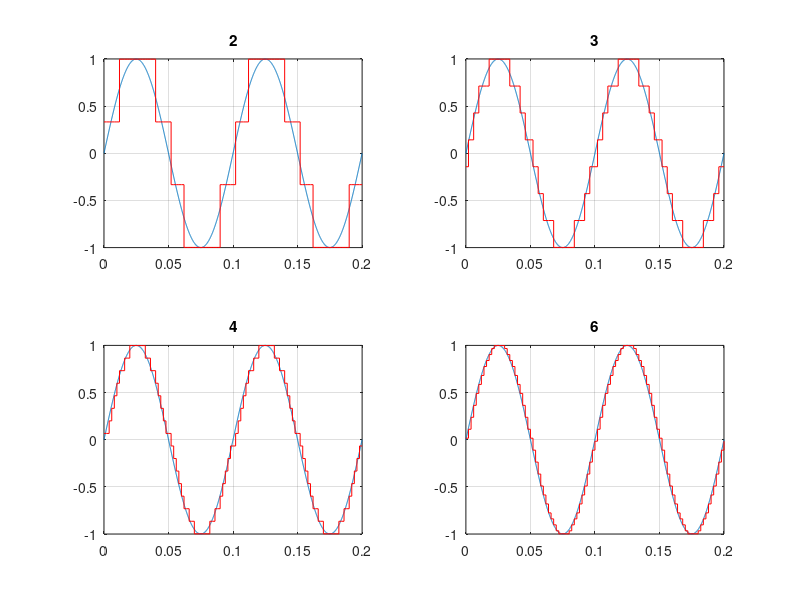

Reproduce this figure in MATLAB.
clear all
close all
clc

x = @(t)(sin(2*pi*10*t));
fs = 500;
t1 = 0:0.0001:2*(1/10);
x1 = x(t1);


t2 = 0:(1/fs):2*(1/10);
x2 = x(t2);

t3 = 0:(1/(2*fs)):2*(1/10);
x3 = interp1(t2,x2,t3);



%stem(t2,x2,'--g');
%plot(t3,x3,'--r');


%Quantization
for m=1:4
    bit = [2 3 4 6];
    levels = 2^bit(m);
    quantized_layers = linspace(min(x2),max(x2),levels);
    delta = abs(quantized_layers(1) - quantized_layers(2));
    xq = zeros(1,length(x2));
    xbin = zeros(1,length(x2));

    for i = 1:length(x2)
        for j = 1:length(quantized_layers)
            if((x2(i) >= quantized_layers(j)) && (x2(i) < (quantized_layers(j)+delta/2)))
                xq(i) = quantized_layers(j);
                xbin(i) =j-1;
            elseif((x2(i) >= (quantized_layers(j)+delta/2)) && (x2(i) <= quantized_layers(j+1)))
                xq(i) = quantized_layers(j+1);
                xbin(i) = j;
            end
        end
    end
    
    subplot(2,2,m);
    plot(t1,x1);
    grid on;
    hold on;
    stairs(t2,xq,'r');
    hold off;
    title(num2str(bit(m)));
    
    quantization_noise_power = (delta^2)/12
    en = x2 - xq;
    quantization_noise_power2 = sum(en.^2)/length(en)
    xbin_final=dec2bin(xbin);
    xbin_final
end

sampled_signal_power = sum(x2.^2)/length(x2)




        
        
        
        
        
        
        
        
        